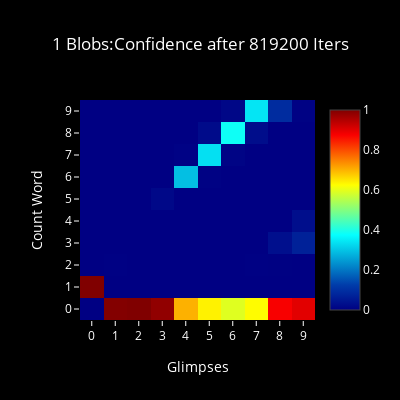
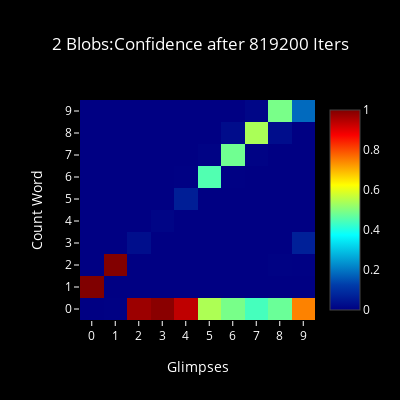
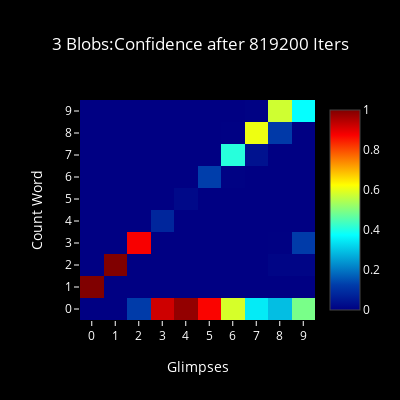
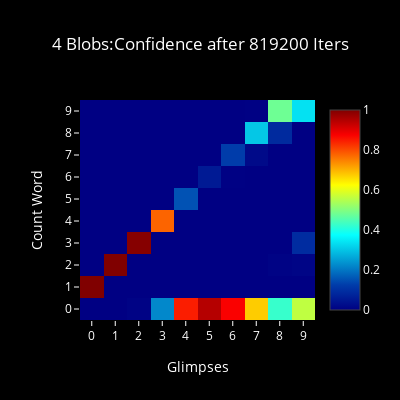

The code cell stored with these charts, in order, in its notebook:
### Code cell
for n, num in enumerate(blob_list): 
    #for i, it in enumerate(iter_list):
    plot_confidence(15, 819200, num)
    #plot_choice(i, it, num)
